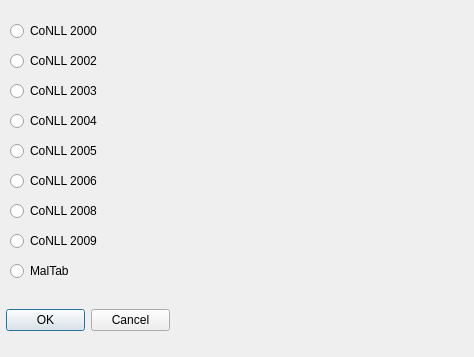
<?xml version="1.0" encoding="UTF-8"?>
<ui version="4.0">
 <class>ChooseFormat</class>
 <widget class="QDialog" name="ChooseFormat">
  <property name="geometry">
   <rect>
    <x>0</x>
    <y>0</y>
    <width>474</width>
    <height>357</height>
   </rect>
  </property>
  <property name="windowTitle">
   <string>Choose format</string>
  </property>
  <widget class="QRadioButton" name="radioButton2000">
   <property name="geometry">
    <rect>
     <x>10</x>
     <y>21</y>
     <width>102</width>
     <height>20</height>
    </rect>
   </property>
   <property name="text">
    <string>CoNLL 2000</string>
   </property>
  </widget>
  <widget class="QDialogButtonBox" name="buttonBox">
   <property name="enabled">
    <bool>true</bool>
   </property>
   <property name="geometry">
    <rect>
     <x>6</x>
     <y>304</y>
     <width>164</width>
     <height>32</height>
    </rect>
   </property>
   <property name="orientation">
    <enum>Qt::Horizontal</enum>
   </property>
   <property name="standardButtons">
    <set>QDialogButtonBox::Cancel|QDialogButtonBox::Ok</set>
   </property>
  </widget>
  <widget class="QRadioButton" name="radioButton_MalTab">
   <property name="geometry">
    <rect>
     <x>10</x>
     <y>261</y>
     <width>69</width>
     <height>20</height>
    </rect>
   </property>
   <property name="text">
    <string>MalTab</string>
   </property>
  </widget>
  <widget class="QRadioButton" name="radioButton_2009">
   <property name="geometry">
    <rect>
     <x>10</x>
     <y>231</y>
     <width>102</width>
     <height>20</height>
    </rect>
   </property>
   <property name="text">
    <string>CoNLL 2009</string>
   </property>
  </widget>
  <widget class="QRadioButton" name="radioButton_2008">
   <property name="geometry">
    <rect>
     <x>10</x>
     <y>201</y>
     <width>102</width>
     <height>20</height>
    </rect>
   </property>
   <property name="text">
    <string>CoNLL 2008</string>
   </property>
  </widget>
  <widget class="QRadioButton" name="radioButton_2006">
   <property name="geometry">
    <rect>
     <x>10</x>
     <y>171</y>
     <width>102</width>
     <height>20</height>
    </rect>
   </property>
   <property name="text">
    <string>CoNLL 2006</string>
   </property>
  </widget>
  <widget class="QRadioButton" name="radioButton_2005">
   <property name="geometry">
    <rect>
     <x>10</x>
     <y>141</y>
     <width>102</width>
     <height>20</height>
    </rect>
   </property>
   <property name="text">
    <string>CoNLL 2005</string>
   </property>
  </widget>
  <widget class="QRadioButton" name="radioButton_2004">
   <property name="geometry">
    <rect>
     <x>10</x>
     <y>111</y>
     <width>102</width>
     <height>20</height>
    </rect>
   </property>
   <property name="text">
    <string>CoNLL 2004</string>
   </property>
  </widget>
  <widget class="QRadioButton" name="radioButton_2003">
   <property name="geometry">
    <rect>
     <x>10</x>
     <y>81</y>
     <width>102</width>
     <height>20</height>
    </rect>
   </property>
   <property name="text">
    <string>CoNLL 2003</string>
   </property>
  </widget>
  <widget class="QRadioButton" name="radioButton_2002">
   <property name="geometry">
    <rect>
     <x>10</x>
     <y>51</y>
     <width>102</width>
     <height>20</height>
    </rect>
   </property>
   <property name="text">
    <string>CoNLL 2002</string>
   </property>
  </widget>
 </widget>
 <resources/>
 <connections>
  <connection>
   <sender>buttonBox</sender>
   <signal>accepted()</signal>
   <receiver>ChooseFormat</receiver>
   <slot>accept()</slot>
   <hints>
    <hint type="sourcelabel">
     <x>248</x>
     <y>254</y>
    </hint>
    <hint type="destinationlabel">
     <x>157</x>
     <y>274</y>
    </hint>
   </hints>
  </connection>
  <connection>
   <sender>buttonBox</sender>
   <signal>rejected()</signal>
   <receiver>ChooseFormat</receiver>
   <slot>reject()</slot>
   <hints>
    <hint type="sourcelabel">
     <x>316</x>
     <y>260</y>
    </hint>
    <hint type="destinationlabel">
     <x>286</x>
     <y>274</y>
    </hint>
   </hints>
  </connection>
 </connections>
</ui>
